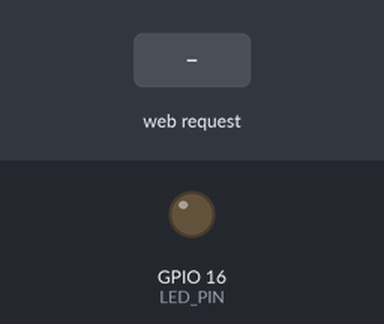
Bench run of a sketch on a simulated ESP8266 (NodeMCU). On the bench: output pins drawn as LEDs (lit = HIGH). Inputs (shaded band) come from the test bench. WiFi joins after 1.5 s; servers stay silent unless stated; what the sketch prints to the serial monitor is not drawn.

Above: at 2.7 s.
2.8 s: HTTP request GET /on received
At 3.7 s:
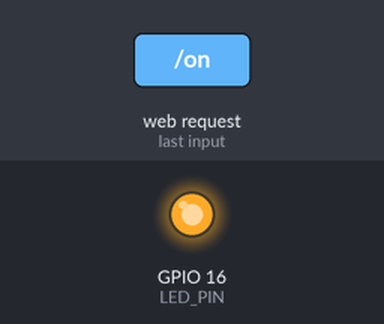
4.3 s: HTTP request GET /off received
At 4.9 s:
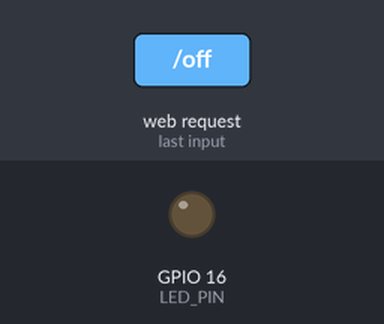
Timing chart, 0 to 7.3 s (numbered marks = the images above; inputs shaded):
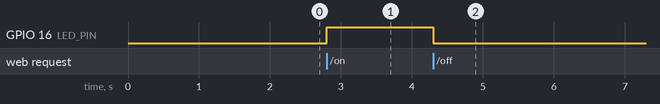

Measured:
- after the input at 2.8 s, GPIO 16 (LED_PIN): LOW → HIGH at once
- after the input at 4.3 s, GPIO 16 (LED_PIN): HIGH → LOW at once

The sketch:

p2.ino
```cpp
#include <ESP8266WiFi.h>
#include <ESP8266WebServer.h>

const char* ssid = "esp8266wifi";
const char* password = "12345678";

ESP8266WebServer server(80);

#define LED_PIN 16  // D0 = GPIO16

// HTML page
String webpage = R"====(
<!DOCTYPE html>
<html>
<head>
  <title>ESP8266 LED Control</title>
</head>
<body style="text-align:center; font-family:Arial;">
  <h2>ESP8266 LED Control</h2>
  <p>
    <a href="/on"><button style="padding:15px 30px; font-size:20px;">LED ON</button></a>
  </p>
  <p>
    <a href="/off"><button style="padding:15px 30px; font-size:20px;">LED OFF</button></a>
  </p>
</body>
</html>
)====";

void handleRoot() {
  server.send(200, "text/html", webpage);
}

void handleOn() {
  digitalWrite(LED_PIN, HIGH);
  server.send(200, "text/html", webpage);
}

void handleOff() {
  digitalWrite(LED_PIN, LOW);
  server.send(200, "text/html", webpage);
}

void setup() {
  Serial.begin(115200);

  pinMode(LED_PIN, OUTPUT);
  digitalWrite(LED_PIN, LOW);

  WiFi.mode(WIFI_STA);
  WiFi.begin(ssid, password);

  Serial.print("Connecting to WiFi");
  while (WiFi.status() != WL_CONNECTED) {
    delay(500);
    Serial.print(".");
  }

  Serial.println();
  Serial.print("Connected! IP Address: ");
  Serial.println(WiFi.localIP());

  server.on("/", handleRoot);
  server.on("/on", handleOn);
  server.on("/off", handleOff);

  server.begin();
  Serial.println("Web server started");
}

void loop() {
  server.handleClient();
}
```
